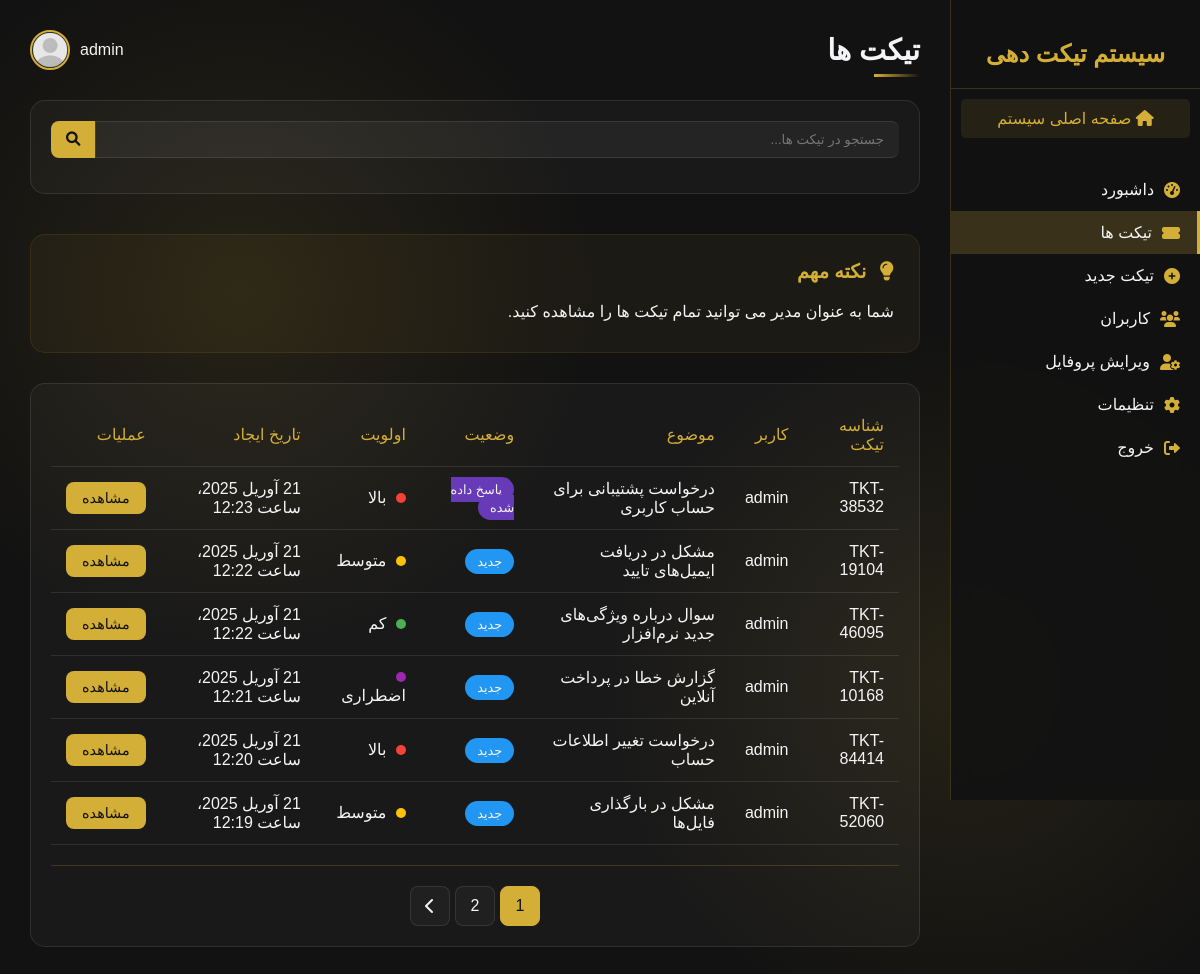
/dashboard/tickets/ (signed in), run on the app's committed database.
### tickets/models.py (models this page shows, shortened)
class Ticket(models.Model):
    tid = ShortUUIDField(unique=True, length=5, max_length=20, prefix="TKT-", alphabet="0123456789", verbose_name="شناسه تیکت")
    subject = models.CharField(max_length=200, verbose_name="موضوع")
    user = models.ForeignKey(User, on_delete=models.CASCADE, related_name='tickets', verbose_name="کاربر")
    department = models.ForeignKey(Department, on_delete=models.SET_NULL, null=True, verbose_name="دپارتمان")
    priority = models.ForeignKey(TicketPriority, on_delete=models.SET_NULL, null=True, verbose_name="اولویت")
    status = models.ForeignKey(TicketStatus, on_delete=models.SET_NULL, null=True, verbose_name="وضعیت")
    created_at = models.DateTimeField(auto_now_add=True, verbose_name="تاریخ ایجاد")
    updated_at = models.DateTimeField(auto_now=True, verbose_name="تاریخ بروزرسانی")
    is_closed = models.BooleanField(default=False, verbose_name="بسته شده")
    closed_at = models.DateTimeField(null=True, blank=True, verbose_name="تاریخ بسته شدن")
    class Meta:
        verbose_name = "تیکت"
        verbose_name_plural = "تیکت‌ها"
        ordering = ['-created_at']

class TicketStatus(models.Model):
    name = models.CharField(max_length=50, verbose_name="نام وضعیت")
    color = models.CharField(max_length=20, verbose_name="کد رنگ")
    is_closed = models.BooleanField(default=False, verbose_name="وضعیت بسته شده")
    class Meta:
        verbose_name = "وضعیت تیکت"
        verbose_name_plural = "وضعیت ‌های تیکت"

class TicketPriority(models.Model):
    name = models.CharField(max_length=50, verbose_name="نام اولویت")
    color = models.CharField(max_length=20, verbose_name="کد رنگ")
    order = models.IntegerField(verbose_name="ترتیب")
    class Meta:
        verbose_name = "اولویت تیکت"
        verbose_name_plural = "اولویت ‌های تیکت"

### tickets/views.py (the view)
# urls.py: path('tickets/', views.ticket_list, name='ticket_list'),
@login_required
def ticket_list(request):
    if request.user.is_staff or request.user.is_superuser:
        tickets = Ticket.objects.all().order_by('-created_at')
    else:
        tickets = Ticket.objects.filter(user=request.user).order_by('-created_at')
    page_number = request.GET.get('page')
    paginator = Paginator(tickets, 6)
    object_list = paginator.get_page(page_number)
    pages_to_show = get_pages_to_show(object_list.number, paginator.num_pages)
    context = {
        'tickets': object_list,
        'pages_to_show': pages_to_show,
        'is_admin': request.user.is_staff or request.user.is_superuser,
    }
    return render(request, 'tickets/ticket_list.html', context)

### tickets/views.py (called while the page is built)
def get_pages_to_show(current_page, total_pages):
    if total_pages <= 3:
        return list(range(1, total_pages + 1))
    if current_page <= 2:
        return [1, 2, 3, '...', total_pages]
    if current_page >= total_pages - 1:
        return [1, '...', total_pages - 2, total_pages - 1, total_pages]
    return [1, '...', current_page - 1, current_page, current_page + 1, '...', total_pages]

### tickets/templates/tickets/ticket_list.html (shortened to what this page needs)
{% extends 'dashboard.html' %}
{% load static %}
{% load jalali_tags %}
{% block content %}
    <div class="main-content">
        <div class="header">
            <h2>تیکت ‌ها</h2>
            <div class="user-info">
                <span>{{ request.user.username }}</span>
                {% if request.user.profile.image %}
                    <img src="{{ request.user.profile.image.url }}" alt="{{ request.user.username }}">
                {% else %}
                    <img src="{% static 'images/profile.png' %}" alt="{{ request.user.username }}">
                {% endif %}
            </div>
        </div>
        <div class="search-container">
            <form class="search-form" action="{% url 'tickets:ticket_search' %}" method="get" role="search">
                <div class="search-input-group">
                    <input type="text" class="form-control search-input" name="search" value="{{ request.GET.search }}"
                           placeholder="جستجو در تیکت ‌ها...">
                    <button type="submit" class="btn btn-primary search-btn">
                        <i class="fas fa-search"></i>
                    </button>
                </div>
            </form>
        </div>
        {% if is_admin %}
            <div style="margin-top: 40px; background-color: rgba(212, 175, 55, 0.05); border-radius: 15px; padding: 25px; border: 1px solid rgba(212, 175, 55, 0.1);">
                <h3 style="color: #D4AF37; margin-bottom: 15px; font-size: 1.2rem;">
                    <i class="fas fa-lightbulb" style="margin-left: 8px;"></i>
                    نکته مهم
                </h3>
                <p style="color: var(--light-text); line-height: 1.8;">
                    شما به عنوان مدیر می ‌توانید تمام تیکت‌ ها را مشاهده کنید.
                </p>
            </div>
        {% endif %}
        <div class="ticket-table">
            <table>
                <thead>
                <tr>
                    <th>شناسه تیکت</th>
                    {% if is_admin %}
                        <th>کاربر</th>
                    {% endif %}
                    <th>موضوع</th>
                    <th>وضعیت</th>
                    <th>اولویت</th>
                    <th>تاریخ ایجاد</th>
                    <th>عملیات</th>
                </tr>
                </thead>
                <tbody>
                {% if tickets %}
                    {% for ticket in tickets %}
                        <tr>
                            <td>{{ ticket.tid }}</td>
                            {% if is_admin %}
                                <td>{{ ticket.user.username }}</td>
                            {% endif %}
                            <td>{{ ticket.subject }}</td>
                            <td><span class="status"
                                      style="background-color: {{ ticket.status.color }}">{{ ticket.status.name }}</span>
                            </td>
                            <td><span class="priority"
                                      style="background-color: {{ ticket.priority.color }}"></span> {{ ticket.priority.name }}
                            </td>
                            <td>{{ ticket.created_at|to_jalali:'%Y/%m/%d' }}</td>
                            <td>
                                <a href="{% url 'tickets:ticket_detail' ticket.tid %}" style="text-decoration: none"
                                   class="btn btn-primary">مشاهده</a>
                            </td>
                        </tr>
                    {% endfor %}
                {% else %}
                    <tr>
                        <td colspan="{% if is_admin %}7{% else %}6{% endif %}" style="text-align: center; color: #888;">
                            هیچ تیکتی وجود ندارد
                        </td>
                    </tr>
                {% endif %}
                </tbody>
            </table>
            <div class="pagination-container">
                {% if tickets.has_other_pages %}
                    <ul class="pagination">
                        {% for page in pages_to_show %}
                            {% if page == '...' %}
                                <li class="page-item"><a class="page-link">...</a></li>
                            {% elif tickets.number == page %}
                                <li class="page-item active"><a class="page-link" href="?page={{ page }}{% if request.GET.search %}&search={{ request.GET.search }}{% endif %}">{{ page }}</a>
                                </li>
                            {% else %}
                                <li class="page-item"><a class="page-link" href="?page={{ page }}{% if request.GET.search %}&search={{ request.GET.search }}{% endif %}">{{ page }}</a></li>
                            {% endif %}
                        {% endfor %}
                        {% if tickets.has_next %}
                            <li class="page-item">
                                <a class="page-link" href="?page={{ tickets.next_page_number }}{% if request.GET.search %}&search={{ request.GET.search }}{% endif %}" aria-label="Next">
                                    <i class="fas fa-chevron-left"></i>
                                </a>
                            </li>
                        {% endif %}
                    </ul>
                {% endif %}
            </div>
        </div>
    </div>
{% endblock %}

### static/css/dashboard.css (style rules this page uses)
* { margin: 0; padding: 0; box-sizing: border-box; font-family: 'Vazirmatn', sans-serif; }
body { background-color: #121212; color: #F5F5F7; min-height: 100vh; background-image: radial-gradient(circle at 20% 30%, rgba(212, 175, 55, 0.1) 0%, transparent 30%), radial-gradient(circle at 80% 70%, rgba(212, 175, 55, 0.1) 0%, transparent 30%); }
.main-content { margin-right: 250px; padding: 30px; }
.header { display: flex; justify-content: space-between; align-items: center; margin-bottom: 30px; }
.header h2 { color: #F5F5F7; font-size: 1.8rem; position: relative; }
.header h2::after { content: ''; position: absolute; bottom: -10px; right: 0; width: 50%; height: 3px; background: linear-gradient(to right, #D4AF37, transparent); }
.user-info { display: flex; align-items: center; gap: 10px; }
.user-info img { width: 40px; height: 40px; border-radius: 50%; border: 2px solid #D4AF37; }
.ticket-table { background-color: rgba(245, 245, 247, 0.03); border: 1px solid rgba(245, 245, 247, 0.1); border-radius: 15px; padding: 20px; margin-top: 30px; }
table { width: 100%; border-collapse: collapse; }
th, td { padding: 12px 15px; text-align: right; border-bottom: 1px solid rgba(245, 245, 247, 0.1); }
th { color: #D4AF37; font-weight: 500; }
.status { padding: 5px 12px; border-radius: 20px; font-size: 0.8rem; font-weight: 500; }
.priority { display: inline-block; width: 10px; height: 10px; border-radius: 50%; margin-left: 5px; }
.btn { padding: 8px 16px; border-radius: 8px; font-size: 0.9rem; cursor: pointer; transition: all 0.3s; display: inline-flex; align-items: center; justify-content: center; gap: 5px; }
.btn-primary { background-color: #D4AF37; color: #121212; border: none; font-weight: 500; }
.form-control { width: 100%; padding: 10px 15px; background-color: rgba(245, 245, 247, 0.05); border: 1px solid rgba(245, 245, 247, 0.1); border-radius: 8px; color: #F5F5F7; transition: all 0.3s; }
.search-container { margin-bottom: 30px; }
.search-form { background-color: rgba(245, 245, 247, 0.03); border: 1px solid rgba(245, 245, 247, 0.1); border-radius: 15px; padding: 20px; }
.search-input-group { display: flex; margin-bottom: 15px; }
.search-input { border-top-left-radius: 0; border-bottom-left-radius: 0; border-right: none; }
.search-btn { border-top-right-radius: 0; border-bottom-right-radius: 0; padding: 10px 15px; }
.pagination-container { margin-top: 20px; padding-top: 20px; border-top: 1px solid rgba(212, 175, 55, 0.2); }
.pagination { display: flex; justify-content: center; list-style: none; padding: 0; margin: 0; gap: 5px; }
.page-item { display: flex; }
.page-link { min-width: 40px; height: 40px; display: flex; align-items: center; justify-content: center; background-color: rgba(245, 245, 247, 0.03); border: 1px solid rgba(245, 245, 247, 0.1); border-radius: 8px; color: #F5F5F7; text-decoration: none; padding: 0 12px; transition: all 0.3s; }
.page-item.active .page-link { background-color: #D4AF37; color: #121212; border-color: #D4AF37; }

### data on the page
Ticket: tid "TKT-38532", user.username "admin", subject "درخواست پشتیبانی برای حساب کاربری", status.name "پاسخ داده شده", priority.name "بالا", created_at|to_jalali "21 آوریل 2025، ساعت 12:23"
Ticket: tid "TKT-19104", user.username "admin", subject "مشکل در دریافت ایمیل‌های تایید", status.name "جدید", priority.name "متوسط", created_at|to_jalali "21 آوریل 2025، ساعت 12:22"
Ticket: tid "TKT-46095", user.username "admin", subject "سوال درباره ویژگی‌های جدید نرم‌افزار", status.name "جدید", priority.name "کم", created_at|to_jalali "21 آوریل 2025، ساعت 12:22"
Ticket: tid "TKT-10168", user.username "admin", subject "گزارش خطا در پرداخت آنلاین", status.name "جدید", priority.name "اضطراری", created_at|to_jalali "21 آوریل 2025، ساعت 12:21"
Ticket: tid "TKT-84414", user.username "admin", subject "درخواست تغییر اطلاعات حساب", status.name "جدید", priority.name "بالا", created_at|to_jalali "21 آوریل 2025، ساعت 12:20"
Ticket: tid "TKT-52060", user.username "admin", subject "مشکل در بارگذاری فایل‌ها", status.name "جدید", priority.name "متوسط", created_at|to_jalali "21 آوریل 2025، ساعت 12:19"

### other printed values
{{ request.user.username }} "admin"
{{ page }} "1"
{{ page }} "2"
